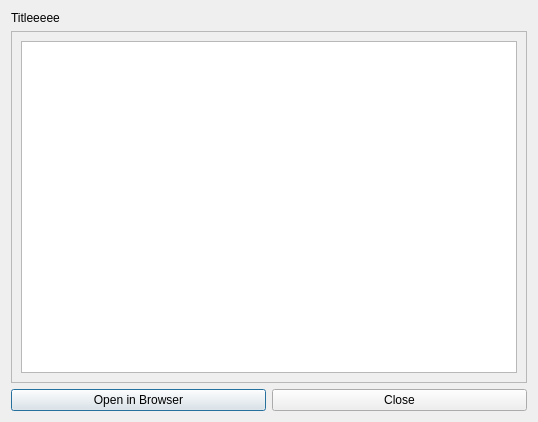
<?xml version="1.0" encoding="UTF-8"?>
<ui version="4.0">
 <class>Detail_Dialog</class>
 <widget class="QDialog" name="Detail_Dialog">
  <property name="geometry">
   <rect>
    <x>0</x>
    <y>0</y>
    <width>538</width>
    <height>422</height>
   </rect>
  </property>
  <property name="windowTitle">
   <string>Dialog</string>
  </property>
  <layout class="QVBoxLayout" name="verticalLayout_2">
   <item>
    <layout class="QVBoxLayout" name="verticalLayout">
     <item>
      <widget class="QLabel" name="detail_title">
       <property name="text">
        <string>Titleeeee</string>
       </property>
      </widget>
     </item>
     <item>
      <widget class="QScrollArea" name="scrollArea">
       <property name="horizontalScrollBarPolicy">
        <enum>Qt::ScrollBarAlwaysOff</enum>
       </property>
       <property name="widgetResizable">
        <bool>true</bool>
       </property>
       <property name="alignment">
        <set>Qt::AlignLeading|Qt::AlignLeft|Qt::AlignTop</set>
       </property>
       <widget class="QWidget" name="scrollAreaWidgetContents">
        <property name="geometry">
         <rect>
          <x>0</x>
          <y>0</y>
          <width>520</width>
          <height>368</height>
         </rect>
        </property>
        <layout class="QVBoxLayout" name="verticalLayout_3">
         <item>
          <widget class="QTextBrowser" name="content"/>
         </item>
        </layout>
       </widget>
      </widget>
     </item>
     <item>
      <layout class="QHBoxLayout" name="horizontalLayout">
       <item>
        <widget class="QPushButton" name="broswer">
         <property name="text">
          <string>Open in Browser</string>
         </property>
        </widget>
       </item>
       <item>
        <widget class="QPushButton" name="closedetail">
         <property name="text">
          <string>Close</string>
         </property>
        </widget>
       </item>
      </layout>
     </item>
    </layout>
   </item>
  </layout>
 </widget>
 <resources/>
 <connections/>
</ui>
